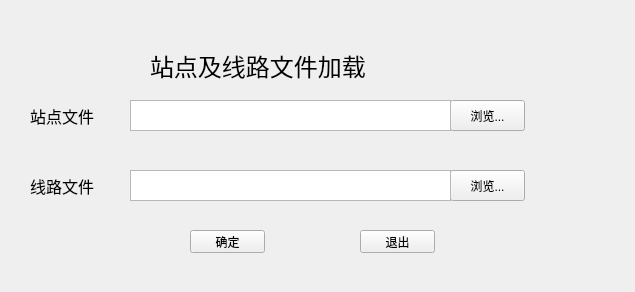
<?xml version="1.0" encoding="UTF-8"?>
<ui version="4.0">
 <class>QtWidgetsFL</class>
 <widget class="QWidget" name="QtWidgetsFL">
  <property name="geometry">
   <rect>
    <x>0</x>
    <y>0</y>
    <width>635</width>
    <height>292</height>
   </rect>
  </property>
  <property name="maximumSize">
   <size>
    <width>635</width>
    <height>292</height>
   </size>
  </property>
  <property name="windowTitle">
   <string>文件加载</string>
  </property>
  <widget class="QLabel" name="labelWind">
   <property name="geometry">
    <rect>
     <x>150</x>
     <y>40</y>
     <width>401</width>
     <height>51</height>
    </rect>
   </property>
   <property name="font">
    <font>
     <family>Agency FB</family>
     <pointsize>18</pointsize>
    </font>
   </property>
   <property name="text">
    <string>站点及线路文件加载</string>
   </property>
  </widget>
  <widget class="QLabel" name="labelStop">
   <property name="geometry">
    <rect>
     <x>30</x>
     <y>100</y>
     <width>101</width>
     <height>31</height>
    </rect>
   </property>
   <property name="font">
    <font>
     <family>Agency FB</family>
     <pointsize>12</pointsize>
    </font>
   </property>
   <property name="text">
    <string>站点文件</string>
   </property>
  </widget>
  <widget class="QLabel" name="labelLine">
   <property name="geometry">
    <rect>
     <x>30</x>
     <y>170</y>
     <width>101</width>
     <height>31</height>
    </rect>
   </property>
   <property name="font">
    <font>
     <family>Agency FB</family>
     <pointsize>12</pointsize>
    </font>
   </property>
   <property name="text">
    <string>线路文件</string>
   </property>
  </widget>
  <widget class="QPushButton" name="pushButtonStop">
   <property name="geometry">
    <rect>
     <x>450</x>
     <y>100</y>
     <width>75</width>
     <height>31</height>
    </rect>
   </property>
   <property name="text">
    <string>浏览...</string>
   </property>
  </widget>
  <widget class="QPushButton" name="pushButtonLine">
   <property name="geometry">
    <rect>
     <x>450</x>
     <y>170</y>
     <width>75</width>
     <height>31</height>
    </rect>
   </property>
   <property name="text">
    <string>浏览...</string>
   </property>
  </widget>
  <widget class="QPushButton" name="pushButtonDone">
   <property name="geometry">
    <rect>
     <x>190</x>
     <y>230</y>
     <width>75</width>
     <height>23</height>
    </rect>
   </property>
   <property name="text">
    <string>确定</string>
   </property>
  </widget>
  <widget class="QPushButton" name="pushButtonQuit">
   <property name="geometry">
    <rect>
     <x>360</x>
     <y>230</y>
     <width>75</width>
     <height>23</height>
    </rect>
   </property>
   <property name="text">
    <string>退出</string>
   </property>
  </widget>
  <widget class="QTextEdit" name="textEditStop">
   <property name="geometry">
    <rect>
     <x>130</x>
     <y>100</y>
     <width>321</width>
     <height>31</height>
    </rect>
   </property>
  </widget>
  <widget class="QTextEdit" name="textEditLine">
   <property name="geometry">
    <rect>
     <x>130</x>
     <y>170</y>
     <width>321</width>
     <height>31</height>
    </rect>
   </property>
  </widget>
  <widget class="QLabel" name="labelHits">
   <property name="geometry">
    <rect>
     <x>50</x>
     <y>230</y>
     <width>54</width>
     <height>12</height>
    </rect>
   </property>
   <property name="text">
    <string/>
   </property>
  </widget>
 </widget>
 <layoutdefault spacing="6" margin="11"/>
 <resources/>
 <connections>
  <connection>
   <sender>pushButtonStop</sender>
   <signal>clicked()</signal>
   <receiver>QtWidgetsFL</receiver>
   <slot>inputStop()</slot>
   <hints>
    <hint type="sourcelabel">
     <x>487</x>
     <y>115</y>
    </hint>
    <hint type="destinationlabel">
     <x>317</x>
     <y>145</y>
    </hint>
   </hints>
  </connection>
  <connection>
   <sender>pushButtonQuit</sender>
   <signal>clicked()</signal>
   <receiver>QtWidgetsFL</receiver>
   <slot>close()</slot>
   <hints>
    <hint type="sourcelabel">
     <x>397</x>
     <y>241</y>
    </hint>
    <hint type="destinationlabel">
     <x>317</x>
     <y>145</y>
    </hint>
   </hints>
  </connection>
  <connection>
   <sender>pushButtonLine</sender>
   <signal>clicked()</signal>
   <receiver>QtWidgetsFL</receiver>
   <slot>inputLine()</slot>
   <hints>
    <hint type="sourcelabel">
     <x>487</x>
     <y>185</y>
    </hint>
    <hint type="destinationlabel">
     <x>317</x>
     <y>145</y>
    </hint>
   </hints>
  </connection>
  <connection>
   <sender>pushButtonDone</sender>
   <signal>clicked()</signal>
   <receiver>QtWidgetsFL</receiver>
   <slot>checkFile()</slot>
   <hints>
    <hint type="sourcelabel">
     <x>227</x>
     <y>241</y>
    </hint>
    <hint type="destinationlabel">
     <x>317</x>
     <y>145</y>
    </hint>
   </hints>
  </connection>
 </connections>
 <slots>
  <slot>inputStop()</slot>
  <slot>inputLine()</slot>
  <slot>checkFile()</slot>
 </slots>
</ui>
